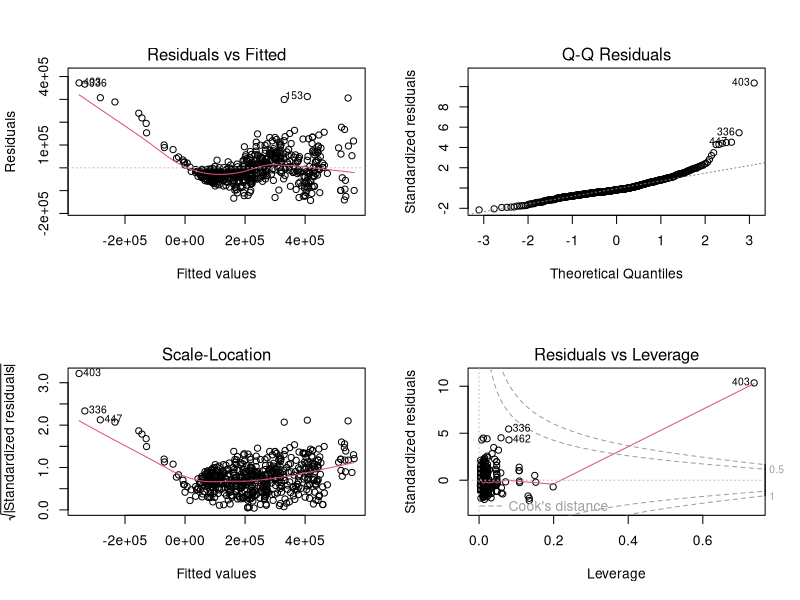
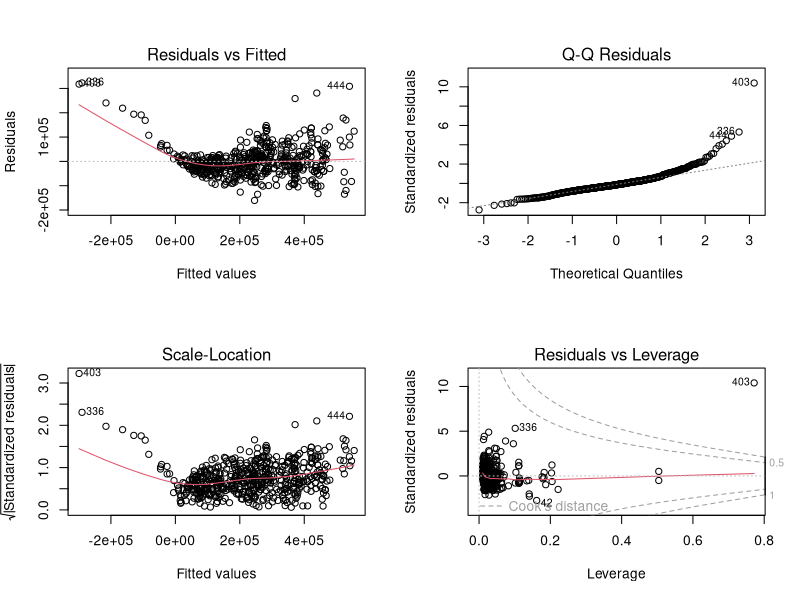
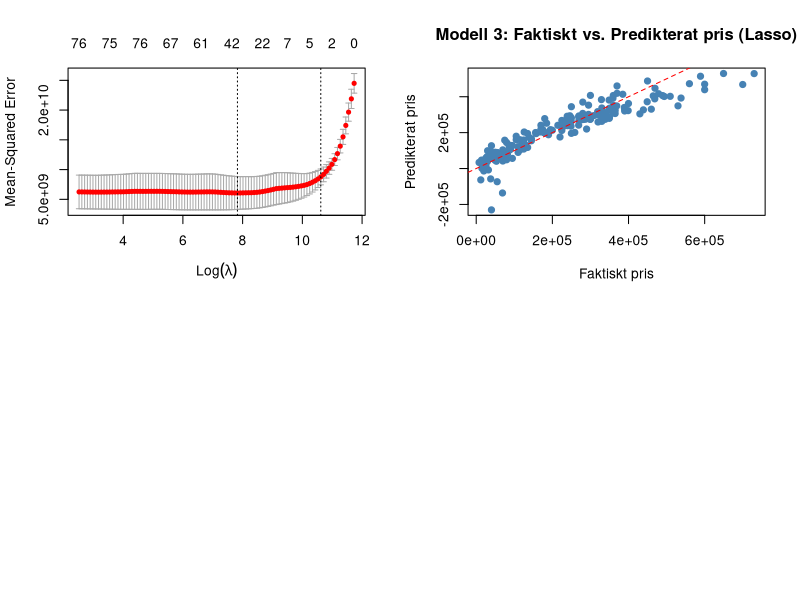

Source code (R) for these figures, in order:


# Libraries ----------------------------------------------------------------
library(readxl)             
library(dplyr)
library(car)
library(MASS)
library(leaps)
library(Metrics)
library(glmnet)

# Importera data ----------------------------------------------------------
df <- read_excel("datainsamling_blocket_volvo.xlsx")

# Förbehandling -----------------------------------------------------------
df <- df %>%
  mutate(
    Försäljningspris = as.numeric(gsub("[^0-9]", "", Försäljningspris)),
    Miltal = as.numeric(gsub("[^0-9]", "", Miltal)),
    Hästkrafter = as.numeric(gsub("[^0-9]", "", Hästkrafter)),
    Motorstorlek = as.numeric(gsub("[^0-9\\.]", "", Motorstorlek)),
    Modellår = as.numeric(Modellår),
    Elbil = ifelse(is.na(Motorstorlek), 1, 0),
    Motorstorlek = ifelse(is.na(Motorstorlek), 0, Motorstorlek)
  )

# Standardisera och gruppera Bränsle --------------------------------------
df$Bränsle <- df$Bränsle %>%
  tolower() %>%
  trimws() %>%
  gsub("miljöbränse/hybrid", "miljöbränsle/hybrid", .) %>%
  gsub("miljöbränsle/ hybrid", "miljöbränsle/hybrid", .) %>%
  gsub("/ ", "/", .)
df$Bränsle[df$Bränsle %in% c("etanol", "gas", "miljöbränsle/hybrid")] <- "miljö"
df$Bränsle <- as.factor(df$Bränsle)

# Rensa övriga kategorivariabler ------------------------------------------
df <- df %>%
  mutate(across(c(Växellåda, Biltyp, Drivning, Färg, Region, Modell), ~ as.factor(tolower(trimws(as.character(.))))))

# Ta bort irrelevanta variabler -------------------------------------------
df <- df %>%
  dplyr::select(-c(URL, Datum_i_trafik, Märke))

# Ta bort orimliga värden -------------------------------------------------
df <- df %>% filter(Miltal != 0, Försäljningspris > 100)

dim(df)
head(df)
str(df)
summary(df)

# Dela upp i train, val, test ---------------------------------------------
spec <- c(train = 0.6, validate = 0.2, test = 0.2)
set.seed(123)
g <- sample(cut(seq(nrow(df)), nrow(df) * cumsum(c(0, spec)), labels = names(spec)))
res <- split(df, g)
df_train <- res$train
df_val <- res$validate
df_test <- res$test

# Se till att alla faktorer i val/test bara har nivåer som finns i träningen
factor_vars <- c("Växellåda", "Biltyp", "Drivning", "Färg", "Region", "Modell", "Bränsle")

# Gör dem till faktorer först, om det inte redan är det
for (var in factor_vars) {
  df_train[[var]] <- factor(df_train[[var]])
  df_val[[var]] <- factor(df_val[[var]])
  df_test[[var]] <- factor(df_test[[var]])
}

# Filtrera bort nivåer som inte finns i träningen
for (var in factor_vars) {
  df_val <- df_val[df_val[[var]] %in% levels(df_train[[var]]), ]
  df_test <- df_test[df_test[[var]] %in% levels(df_train[[var]]), ]
}


# Modell 1: Teoristyrd modell ---------------------------------------------
lm_1 <- lm(Försäljningspris ~ Miltal + Hästkrafter + Modellår + Motorstorlek + Bränsle + Elbil, data = df_train)
summary(lm_1)

par(mfrow = c(2, 2))
plot(lm_1)
vif(lm_1)

# Modell 2: Fullmodell, manuell rensning ----------------------------------
df_train_mod2 <- df_train
lm_2_full <- lm(Försäljningspris ~ ., data = df_train_mod2)
summary(lm_2_full)

# Ta bort svaga/aliased variabler
lm_2 <- lm(Försäljningspris ~ . - Modell - Region - Färg, data = df_train_mod2)
summary(lm_2)

par(mfrow = c(2, 2))
plot(lm_2)

# Hantera aliased variabler
na_coef <- names(coef(lm_2))[is.na(coef(lm_2))]
if (length(na_coef) > 0) {
  keep_vars <- setdiff(names(coef(lm_2))[-1], na_coef)
  keep_vars <- gsub("", "", keep_vars)
  formula_clean <- as.formula(paste("Försäljningspris ~", paste(keep_vars, collapse = " + ")))
  lm_2 <- lm(formula_clean, data = df_train_mod2)
}

vif(lm_2)

# Modell 3: Lasso-regression ----------------------------------------------
df_train <- df_train %>% na.omit()
x_train <- model.matrix(Försäljningspris ~ ., data = df_train)[, -1]
y_train <- df_train$Försäljningspris

set.seed(123)
cv_lasso <- cv.glmnet(x_train, y_train, alpha = 1)
plot(cv_lasso)
best_lambda <- cv_lasso$lambda.min
lasso_model <- glmnet(x_train, y_train, alpha = 1, lambda = best_lambda)
coef(lasso_model)

# Prediktion på valideringsdata ------------------------------------------
df_val_mod2 <- df_val[, colnames(df_train_mod2)]
val_pred_1 <- predict(lm_1, newdata = df_val)
val_pred_2 <- predict(lm_2, newdata = df_val_mod2)

# Lasso: matcha kolumner med exakt samma namn och ordning
x_val_full <- model.matrix(Försäljningspris ~ ., data = df_val)
x_val <- matrix(0, nrow = nrow(x_val_full), ncol = ncol(x_train))
colnames(x_val) <- colnames(x_train)
common_cols <- intersect(colnames(x_train), colnames(x_val_full))
x_val[, common_cols] <- x_val_full[, common_cols]
val_pred_3 <- predict(lasso_model, s = best_lambda, newx = x_val)

# Faktiska värden och antal
y_val   <- df_val$Försäljningspris
n_val   <- length(y_val)

# Sum of Squared Errors & Total Sum of Squares
SSE_val <- sum((y_val - as.vector(val_pred_3))^2)
TSS_val <- sum((y_val - mean(y_val))^2)

# R² och justerat R²
R2_val    <- 1 - SSE_val / TSS_val
k_nonzero <- sum(coef(lasso_model) != 0) - 1    # minus intercept
adjR2_val <- 1 - (1 - R2_val) * (n_val - 1) / (n_val - k_nonzero - 1)

# Approximativt BIC
BIC_val   <- n_val * log(SSE_val / n_val) + k_nonzero * log(n_val)

cat("Lasso (validering): R² =", round(R2_val,4),
    " adj.R² =", round(adjR2_val,4),
    " BIC =", round(BIC_val,1), "\n")

# Utvärdering: RMSE --------------------------------------------------------
results <- data.frame(
  Modell   = c("Modell 1", "Modell 2", "Modell 3"),
  RMSE_val = c(
    rmse(df_val$Försäljningspris, val_pred_1),
    rmse(df_val$Försäljningspris, val_pred_2),
    rmse(df_val$Försäljningspris, val_pred_3)
  ),
  Adj_R2   = c(
    summary(lm_1)$adj.r.squared,
    summary(lm_2)$adj.r.squared,
    adjR2_val
  ),
  BIC      = c(
    BIC(lm_1),
    BIC(lm_2),
    BIC_val
  )
)
print(results)

# === Modell 3 (Lasso): Testdata med intervall och post-Lasso OLS =============

# 1. Skapa designmatris för testdata
x_test_full <- model.matrix(Försäljningspris ~ ., data = df_test)[, -1]
x_test <- matrix(0, nrow = nrow(x_test_full), ncol = ncol(x_train))
colnames(x_test) <- colnames(x_train)
common_cols <- intersect(colnames(x_train), colnames(x_test_full))
x_test[, common_cols] <- x_test_full[, common_cols]

# 2. Prediktion med Lasso
test_pred_3 <- predict(lasso_model, s = best_lambda, newx = x_test)

# 3. Utvärdering
test_rmse_3 <- rmse(df_test$Försäljningspris, as.vector(test_pred_3))
cat("Test-RMSE för Modell 3 (Lasso):", round(test_rmse_3, 2), "\n")

# R² och justerat R²
y_test    <- df_test$Försäljningspris
n_test    <- length(y_test)
SSE_test  <- sum((y_test - as.vector(test_pred_3))^2)
TSS_test  <- sum((y_test - mean(y_test))^2)
R2_test   <- 1 - SSE_test / TSS_test
k_nonzero <- sum(coef(lasso_model) != 0) - 1
adjR2_test <- 1 - (1 - R2_test) * (n_test - 1) / (n_test - k_nonzero - 1)
cat("Lasso (test): R² =", round(R2_test, 4),
    " adj.R² =", round(adjR2_test, 4), "\n")

# Approximativt BIC
BIC_test <- n_test * log(SSE_test / n_test) + k_nonzero * log(n_test)
cat("Lasso (test): BIC ≈", round(BIC_test, 1), "\n")

# Figur 3 – Faktiskt vs. Predikterat pris (Lasso)
plot(df_test$Försäljningspris, test_pred_3,
     xlab = "Faktiskt pris", ylab = "Predikterat pris",
     main = "Modell 3: Faktiskt vs. Predikterat pris (Lasso)",
     pch = 19, col = "steelblue")
abline(0, 1, col = "red", lty = 2)

# === Post-Lasso OLS: För att kunna skapa intervall ==========================
# 1. Skapa designmatris för träningsdata
df_train_mm <- model.matrix(Försäljningspris ~ ., data = df_train)
df_train_lasso <- as.data.frame(df_train_mm[, -1])  # ta bort intercept
df_train_lasso$Försäljningspris <- df_train$Försäljningspris

# 2. Hämta icke-noll koefficientnamn och skapa formel
nonzero <- rownames(coef(lasso_model))[as.vector(coef(lasso_model)) != 0][-1]  # utan intercept
safe_vars <- paste0("`", nonzero, "`")
formula_lm3 <- as.formula(paste("Försäljningspris ~", paste(safe_vars, collapse = " + ")))

# 3. Kör OLS på de valda variablerna
lm_3_ols <- lm(formula_lm3, data = df_train_lasso)

# 4. Skapa designmatris för testdata med samma struktur som träningsdata
df_test_mm <- model.matrix(Försäljningspris ~ ., data = df_test)
df_test_lasso <- as.data.frame(df_test_mm[, -1])
df_test_lasso$Försäljningspris <- df_test$Försäljningspris

# 5. Säkerställ att testdatan har samma kolumner som träningsdatan
missing_cols <- setdiff(colnames(df_train_lasso), colnames(df_test_lasso))
for (col in missing_cols) {
  df_test_lasso[[col]] <- 0
}
df_test_lasso <- df_test_lasso[, colnames(df_train_lasso)]

# 6. Extrahera de första två raderna för prediktion
new_data <- df_test_lasso[1:2, ]

# 7. Utför prediktion och intervallberäkning
confidence_intervals <- predict(lm_3_ols, newdata = new_data, interval = "confidence", level = 0.95)
prediction_intervals <- predict(lm_3_ols, newdata = new_data, interval = "prediction", level = 0.95)

# 8. Visa intervallen
cat("\nKonfidensintervall:\n")
print(confidence_intervals)

cat("\nPrediktionsintervall:\n")
print(prediction_intervals)
